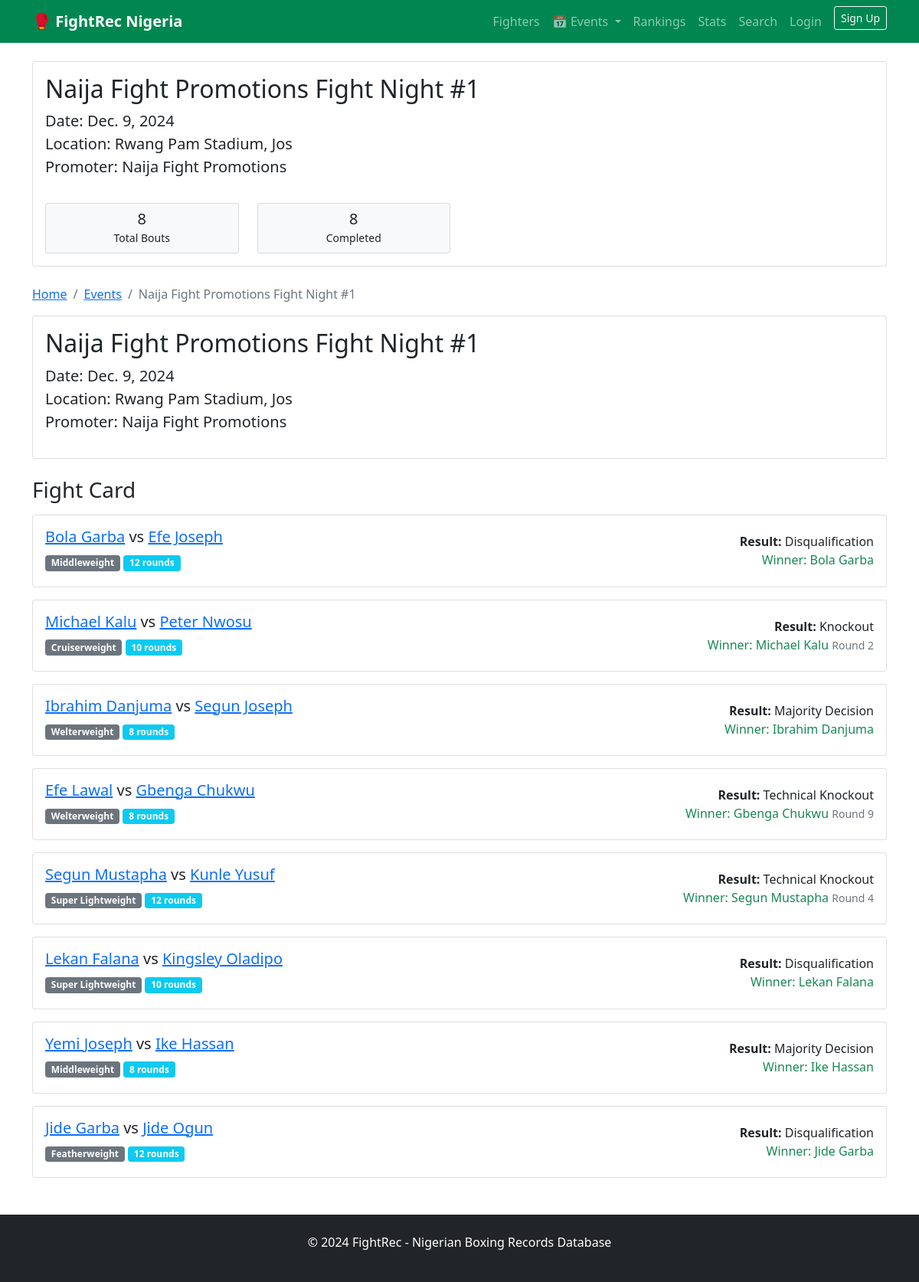
The app's page /events/1/ with its own data.
### events/models.py (models this page shows, shortened)
class Event(models.Model):
    name = models.CharField(max_length=200)
    date = models.DateField()
    location = models.CharField(max_length=200)
    promoter = models.CharField(max_length=100, blank=True)

class Bout(models.Model):
    RESULT_CHOICES = [
        ('UD', 'Unanimous Decision'),
        ('SD', 'Split Decision'),
        ('MD', 'Majority Decision'),
        ('KO', 'Knockout'),
        ('TKO', 'Technical Knockout'),
        ('DQ', 'Disqualification'),
        ('Draw', 'Draw'),
    ]
    event = models.ForeignKey(Event, on_delete=models.CASCADE, related_name='bouts')
    fighter_a = models.ForeignKey(Fighter, on_delete=models.CASCADE, related_name='fights_as_a')
    fighter_b = models.ForeignKey(Fighter, on_delete=models.CASCADE, related_name='fights_as_b')
    weight_class = models.ForeignKey(WeightClass, on_delete=models.CASCADE)
    scheduled_rounds = models.IntegerField(default=10)
    result_type = models.CharField(max_length=10, choices=RESULT_CHOICES)
    winning_fighter = models.ForeignKey(Fighter, on_delete=models.CASCADE, null=True, blank=True, related_name='wins')
    losing_fighter = models.ForeignKey(Fighter, on_delete=models.CASCADE, null=True, blank=True, related_name='losses')
    round_ended = models.IntegerField(null=True, blank=True)
    is_draw = models.BooleanField(default=False)

### fighters/models.py (models this page shows, shortened)
class Fighter(models.Model):
    STANCE_CHOICES = [
        ('Orthodox', 'Orthodox'),
        ('Southpaw', 'Southpaw'),
    ]
    name = models.CharField(max_length=100)
    birth_date = models.DateField(null=True, blank=True)
    state_of_origin = models.CharField(max_length=50)
    nationality = models.CharField(max_length=50, default='Nigerian')
    height = models.DecimalField(max_digits=5, decimal_places=2, null=True, blank=True, help_text="Height in cm")
    reach = models.DecimalField(max_digits=5, decimal_places=2, null=True, blank=True, help_text="Reach in cm")
    stance = models.CharField(max_length=10, choices=STANCE_CHOICES)
    total_wins = models.IntegerField(default=0)
    total_losses = models.IntegerField(default=0)
    total_draws = models.IntegerField(default=0)
    kos = models.IntegerField(default=0, help_text="Knockout wins")
    biography = models.TextField(blank=True, help_text="Fighter biography and career highlights")
    photo = models.ImageField(upload_to='fighters/photos/', null=True, blank=True, help_text="Fighter profile photo")
    weight_class = models.ForeignKey(WeightClass, on_delete=models.SET_NULL, null=True, blank=True)
    created_at = models.DateTimeField(auto_now_add=True)
    updated_at = models.DateTimeField(auto_now=True)
    class Meta:
        ordering = ['name']

class WeightClass(models.Model):
    name = models.CharField(max_length=50)
    weight_limit = models.DecimalField(max_digits=6, decimal_places=2)

### events/views.py (the view)
# urls.py: path('events/<int:event_id>/', views.event_detail, name='event_detail'),
def event_detail(request, event_id):
    event = get_object_or_404(Event, id=event_id)
    bouts = event.bouts.all().select_related('fighter_a', 'fighter_b', 'weight_class')
    total_bouts = bouts.count()
    completed_bouts = bouts.exclude(result_type='').count()
    return render(request, 'events/event_detail.html', {
        'event': event,
        'bouts': bouts,
        'total_bouts': total_bouts,
        'completed_bouts': completed_bouts,
    })

### events/templates/events/event_detail.html (shortened to what this page needs)
{% extends 'fighters/base.html' %}
{% block content %}
<div class="card mb-4">
    <div class="card-body">
        <div class="d-flex justify-content-between align-items-start">
            <div>
                <h2>{{ event.name }}</h2>
                <p class="lead">
                    <strong>Date:</strong> {{ event.date }}<br>
                    <strong>Location:</strong> {{ event.location }}<br>
                    {% if event.promoter %}
                    <strong>Promoter:</strong> {{ event.promoter }}
                    {% endif %}
                </p>
            </div>
        </div>
        <div class="row mt-3">
            <div class="col-md-3">
                <div class="card bg-light">
                    <div class="card-body text-center py-2">
                        <h5 class="mb-0">{{ total_bouts }}</h5>
                        <small>Total Bouts</small>
                    </div>
                </div>
            </div>
            <div class="col-md-3">
                <div class="card bg-light">
                    <div class="card-body text-center py-2">
                        <h5 class="mb-0">{{ completed_bouts }}</h5>
                        <small>Completed</small>
                    </div>
                </div>
            </div>
        </div>
    </div>
</div>
<nav aria-label="breadcrumb">
    <ol class="breadcrumb">
        <li class="breadcrumb-item"><a href="{% url 'home' %}">Home</a></li>
        <li class="breadcrumb-item"><a href="{% url 'event_list' %}">Events</a></li>
        <li class="breadcrumb-item active">{{ event.name }}</li>
    </ol>
</nav>
<div class="card mb-4">
    <div class="card-body">
        <h2>{{ event.name }}</h2>
        <p class="lead">
            <strong>Date:</strong> {{ event.date }}<br>
            <strong>Location:</strong> {{ event.location }}<br>
            {% if event.promoter %}
            <strong>Promoter:</strong> {{ event.promoter }}
            {% endif %}
        </p>
    </div>
</div>
<h3 class="mb-3">Fight Card</h3>
{% for bout in bouts %}
<div class="card mb-3">
    <div class="card-body">
        <div class="row align-items-center">
            <div class="col-md-8">
                <h5>
                    <a href="{% url 'fighter_detail' bout.fighter_a.id %}">{{ bout.fighter_a.name }}</a>
                    vs
                    <a href="{% url 'fighter_detail' bout.fighter_b.id %}">{{ bout.fighter_b.name }}</a>
                </h5>
                <p class="mb-1">
                    <span class="badge bg-secondary">{{ bout.weight_class.name }}</span>
                    <span class="badge bg-info">{{ bout.scheduled_rounds }} rounds</span>
                </p>
            </div>
            <div class="col-md-4 text-end">
                {% if bout.result_type %}
                <div class="result-box">
                    <strong>Result:</strong> {{ bout.get_result_type_display }}<br>
                    {% if bout.winning_fighter %}
                    <span class="text-success">Winner: {{ bout.winning_fighter.name }}</span>
                    {% elif bout.is_draw %}
                    <span class="text-warning">Draw</span>
                    {% endif %}
                    {% if bout.round_ended %}
                    <small class="text-muted">Round {{ bout.round_ended }}</small>
                    {% endif %}
                </div>
                {% else %}
                <span class="text-muted">Scheduled</span>
                {% endif %}
            </div>
        </div>
    </div>
</div>
{% empty %}
<div class="alert alert-warning">
    No bouts scheduled for this event.
</div>
{% endfor %}
{% endblock %}

### records on screen
Event: name "Naija Fight Promotions Fight Night #1", date "Dec. 9, 2024", location "Rwang Pam Stadium, Jos", promoter "Naija Fight Promotions"
Bout: fighter_a.name "Bola Garba", fighter_b.name "Efe Joseph", weight_class.name "Middleweight", scheduled_rounds "12", result_type "Disqualification", winning_fighter.name "Bola Garba"
Bout: fighter_a.name "Michael Kalu", fighter_b.name "Peter Nwosu", weight_class.name "Cruiserweight", scheduled_rounds "10", result_type "Knockout", winning_fighter.name "Michael Kalu", round_ended "2"
Bout: fighter_a.name "Ibrahim Danjuma", fighter_b.name "Segun Joseph", weight_class.name "Welterweight", scheduled_rounds "8", result_type "Majority Decision", winning_fighter.name "Ibrahim Danjuma"
Bout: fighter_a.name "Efe Lawal", fighter_b.name "Gbenga Chukwu", weight_class.name "Welterweight", scheduled_rounds "8", result_type "Technical Knockout", winning_fighter.name "Gbenga Chukwu", round_ended "9"
Bout: fighter_a.name "Segun Mustapha", fighter_b.name "Kunle Yusuf", weight_class.name "Super Lightweight", scheduled_rounds "12", result_type "Technical Knockout", winning_fighter.name "Segun Mustapha", round_ended "4"
Bout: fighter_a.name "Lekan Falana", fighter_b.name "Kingsley Oladipo", weight_class.name "Super Lightweight", scheduled_rounds "10", result_type "Disqualification", winning_fighter.name "Lekan Falana"
Bout: fighter_a.name "Yemi Joseph", fighter_b.name "Ike Hassan", weight_class.name "Middleweight", scheduled_rounds "8", result_type "Majority Decision", winning_fighter.name "Ike Hassan"
Bout: fighter_a.name "Jide Garba", fighter_b.name "Jide Ogun", weight_class.name "Featherweight", scheduled_rounds "12", result_type "Disqualification", winning_fighter.name "Jide Garba"

### other values on screen
{{ total_bouts }} "8"
{{ completed_bouts }} "8"
